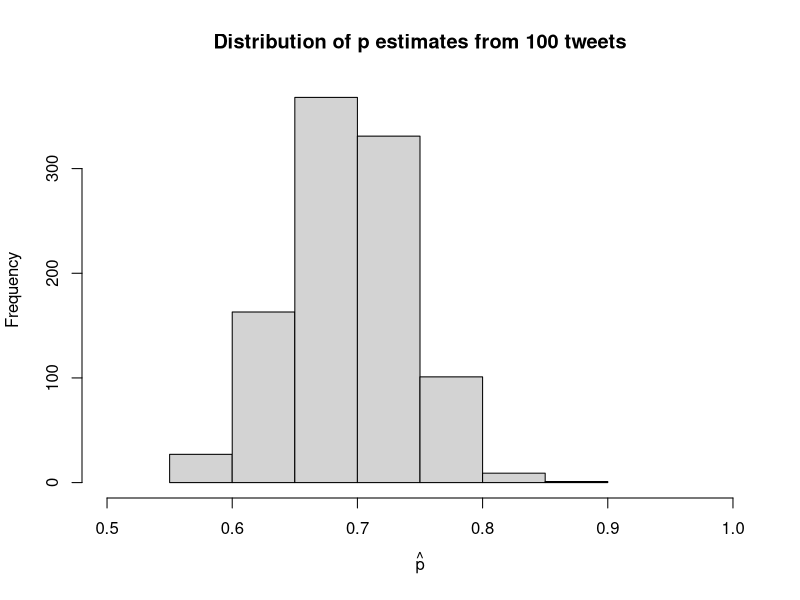
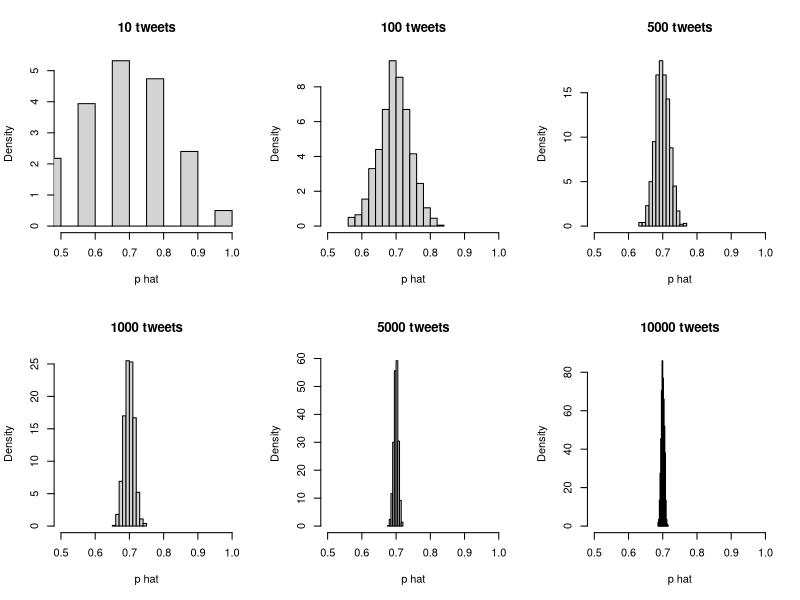
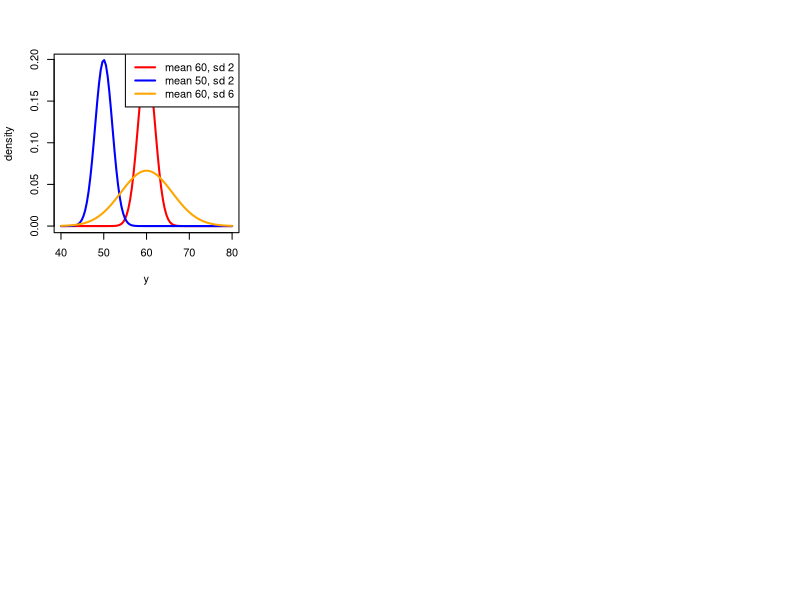
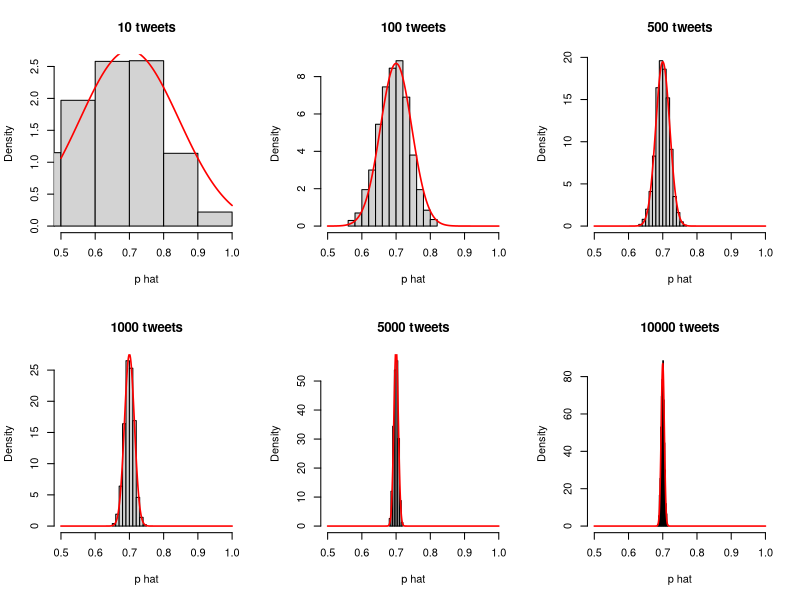
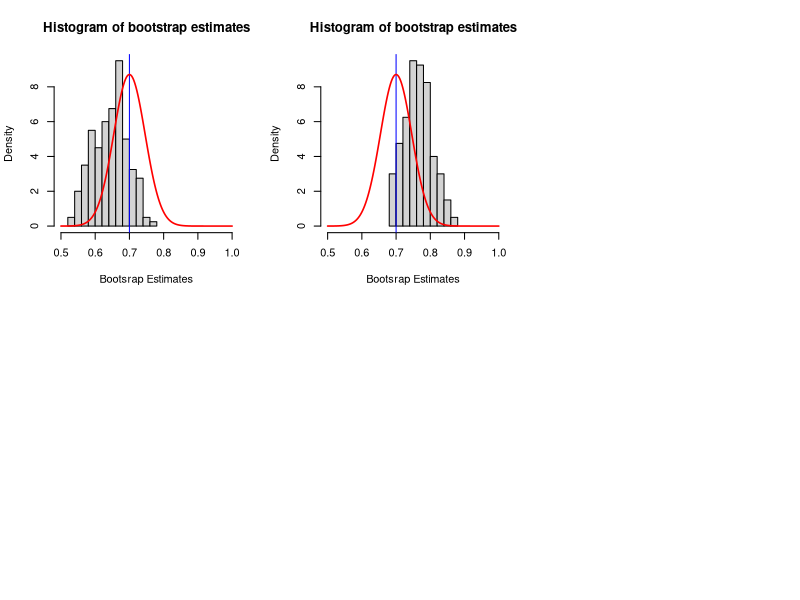

Generate these figures, in order, with R:
## ---- chunk 1
knitr::opts_chunk$set(echo = TRUE, cache=TRUE)
## ---- chunk 2
library(tidyverse)
theme_set(theme_bw())
## ---- chunk 3
# proportion of bot-tweets in the the tweet population
# as given by the oracle of TWEET
p <- 0.7

# let's sample 100 tweets
# this function chooses between values in a vector (0 and 1)
# with probability given by vector prob
# we need 100 samples from this vector with replacement
# since there are fewer items in the vector than the size
# of the sample we are making
x <- sample(c(0,1), size=100, replace=TRUE, prob=c(1-p,p))

# compute the estimated proportion that are bot-generated (using the sample mean)
phat <- mean(x)

# if we had an oracle that let's us do this cheaply,
# we could replicate our experiment 1000 times
# (you don't in real life)

# first let's write a function that gets an estimate
# of proportion from a random sample
get_estimate <- function(n, p=0.7) mean(sample(c(0,1), size=n, replace=TRUE, prob=c(1-p,p)))

# let's make a vector with 1000 _estimates_
phats_100 <- replicate(1000, get_estimate(100))

# now let's plot a histogram of the 
hist(phats_100, xlab=expression(hat(p)), xlim=c(0.5,1), main="Distribution of p estimates from 100 tweets")
## ---- chunk 4
par(mfrow=c(2,3))
# what if we sample 10 tweets
phats_10 <- replicate(1000, get_estimate(10))
hist(phats_10, main="10 tweets", xlab="p hat", xlim=c(.5,1), probability=TRUE)

# what if we sample 100 tweets
phats_100 <- replicate(1000, get_estimate(100))
hist(phats_100, main="100 tweets", xlab="p hat", xlim=c(.5,1), probability=TRUE)

# what if we sample 500 tweets
phats_500 <- replicate(1000, get_estimate(500))
hist(phats_500, main="500 tweets", xlab="p hat", xlim=c(.5,1), probability=TRUE)

# what about 1000 tweets
phats_1000 <- replicate(1000, get_estimate(1000))
hist(phats_1000, main="1000 tweets", xlab="p hat", xlim=c(.5,1), probability=TRUE)

# what about 5000 tweets
phats_5000 <- replicate(1000, get_estimate(5000))
hist(phats_5000, main="5000 tweets", xlab="p hat", xlim=c(.5,1), probability=TRUE)

# what about 10000 tweets
phats_10000 <- replicate(1000, get_estimate(10000))
hist(phats_10000, main="10000 tweets", xlab="p hat", xlim=c(.5,1), probability=TRUE)
## ---- chunk 5
# 100 equally spaced values between 40 and 80
yrange <- seq(40, 80, len=100)

# values of the normal density function
density_values_1 <- dnorm(yrange, mean=60, sd=2)
density_values_2 <- dnorm(yrange, mean=50, sd=2)
density_values_3 <- dnorm(yrange, mean=60, sd=6)

# now plot the function
plot(yrange, density_values_1, type="l", col="red", lwd=2, xlab="y", ylab="density")
lines(yrange, density_values_2, col="blue", lwd=2)
lines(yrange, density_values_3, col="orange", lwd=2)
legend("topright", legend=c("mean 60, sd 2", "mean 50, sd 2", "mean 60, sd 6"), col=c("red","blue","orange"), lwd=2)
## ---- chunk 6
# we can calculate standard error for each of the
# settings we saw previously and compare these replications
# to the normal distribution given by the CLT

# let's write a function that adds a normal density
# plot for a given sample size
draw_normal_density <- function(n) {
  se <- sqrt(p*(1-p))/sqrt(n)
  f <- dnorm(seq(0.5,1,len=1000), mean=p, sd=se)
  lines(seq(0.5,1,len=1000), f, col="red", lwd=1.6)
}

par(mfrow=c(2,3))
# what if we sample 10 tweets
phats_10 <- replicate(1000, get_estimate(10))
hist(phats_10, main="10 tweets", xlab="p hat", xlim=c(.5,1), probability=TRUE)
draw_normal_density(10)

# what if we sample 100 tweets
phats_100 <- replicate(1000, get_estimate(100))
hist(phats_100, main="100 tweets", xlab="p hat", xlim=c(.5,1), probability=TRUE)
draw_normal_density(100)

# what if we sample 500 tweets
phats_500 <- replicate(1000, get_estimate(500))
hist(phats_500, main="500 tweets", xlab="p hat", xlim=c(.5,1), probability=TRUE)
draw_normal_density(500)

# what about 1000 tweets
phats_1000 <- replicate(1000, get_estimate(1000))
hist(phats_1000, main="1000 tweets", xlab="p hat", xlim=c(.5,1), probability=TRUE)
draw_normal_density(1000)

# what about 5000 tweets
phats_5000 <- replicate(1000, get_estimate(5000))
hist(phats_5000, main="5000 tweets", xlab="p hat", xlim=c(.5,1), probability=TRUE)
draw_normal_density(5000)

# what about 10000 tweets
phats_10000 <- replicate(1000, get_estimate(10000))
hist(phats_10000, main="10000 tweets", xlab="p hat", xlim=c(.5,1), probability=TRUE)
draw_normal_density(10000)

## ---- chunk 7
# remember our dataset is in variable x

# this is how we get one bootstrap replicate
# sample n observations from dataset x _with replacement_
xb <- sample(x, length(x), replace=TRUE)

# let's do B=100 bootstrap randomizations using the 
# replicate function (it just replicates the given expression
# however many times it is directed to do so)
B <- 200
xb <- replicate(B, sample(x,length(x), replace=TRUE))

# xb is a matrix with 100 rows (the original length of dataset) and
# 200 columns (the number of replicates)

# now let's compute the bootstrap estimates y
yb <- colMeans(xb)

# and make a histogram of the bootstrap estimates
hist(yb, probability=TRUE, main="Histogram of bootstrap estimates",
     xlab="Bootsrap Estimates",xlim=c(0.5,1))
abline(v=p, col="blue")
draw_normal_density(100)
## ---- chunk 8
next_tweet <- function(previous_tweet) {
  # with probability .3 is the same as the previous tweet
  # otherwise, it's independent
  ifelse(runif(1) < 0.2, 
         previous_tweet, 
         sample(c(0,1), size=1, prob=c(1-p,p)))
}

create_dependent_dataset <- function(n=100) {
  x <- vector("integer", n)
  x[1] <- sample(c(0,1), size=1, prob=c(1-p,p))
  for (i in 2:n) {
    x[i] = next_tweet(x[i-1])
  }
  x
}

dependent_x <- create_dependent_dataset(100)

# Now let's do the same bootstrap procedure in this case
xb <- replicate(B, sample(dependent_x,length(dependent_x), replace=TRUE))

# xb is a matrix with 100 rows (the original length of dataset) and
# 200 columns (the number of replicates)

# now let's compute the bootstrap estimates y
yb <- colMeans(xb)

# and make a histogram of the bootstrap estimates
hist(yb, probability=TRUE, main="Histogram of bootstrap estimates",
     xlab="Bootsrap Estimates", xlim=c(0.5,1))
abline(v=p, col="blue")
draw_normal_density(100)
